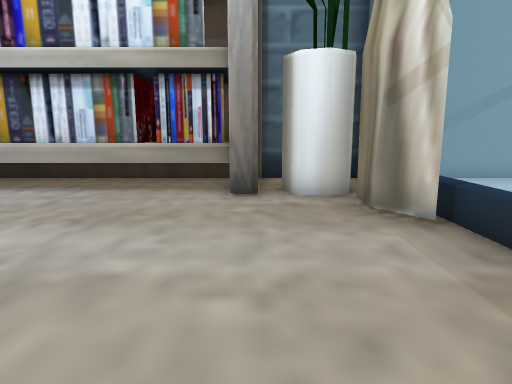
[1] (above)

17 first-person views from a walk through a scene from a Unity 3-D project. The camera is 1.4 m above the floor, tilts 10° down and sees 75° across. The floor is counted in squares, 1 m on a side. Each view is taken from the middle of a square. On the plan, view 1 faces up. The plan holds only what a view shows up to about 15 squares ahead; the rest is blank. The place goes on beyond the plan.

[2]
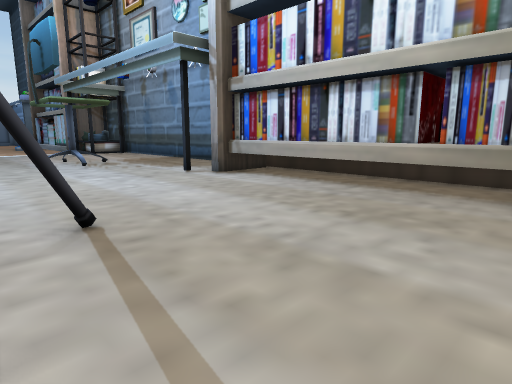

[3]
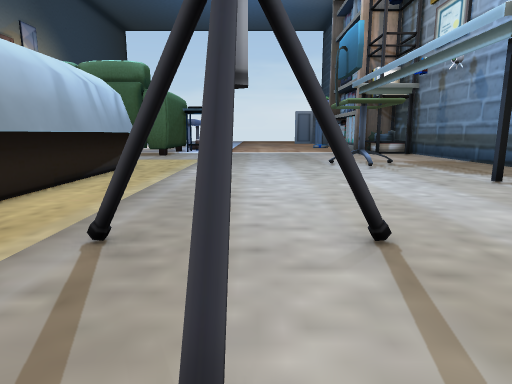

[4]
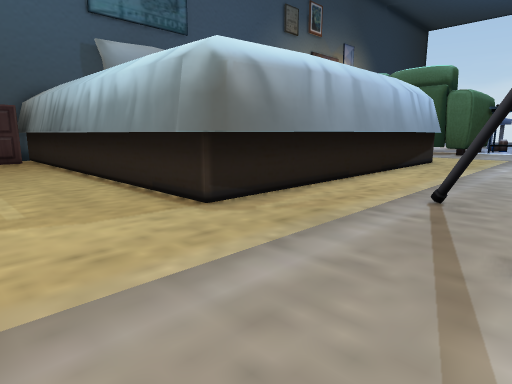

[5]
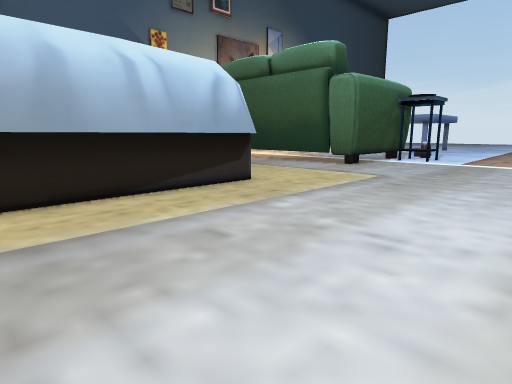

[6]
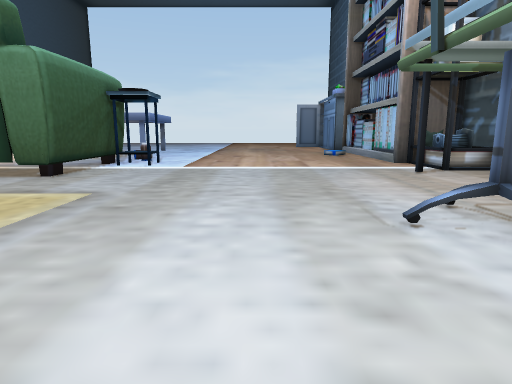

[7]
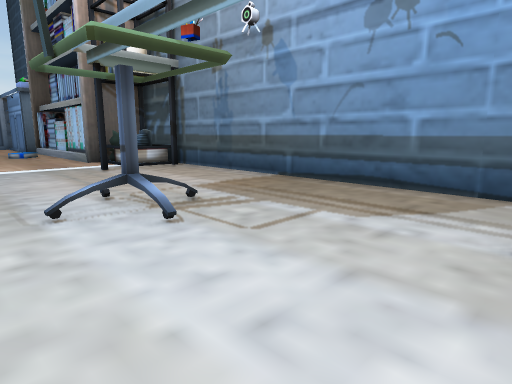

[8]
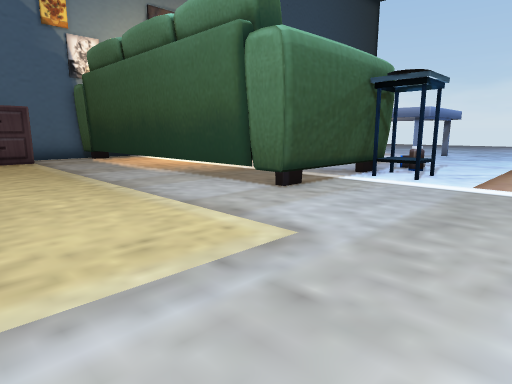

[9]
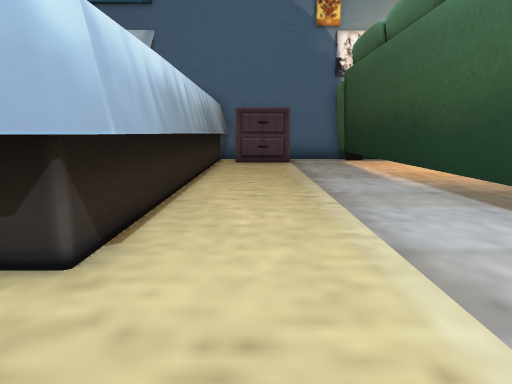

[10]
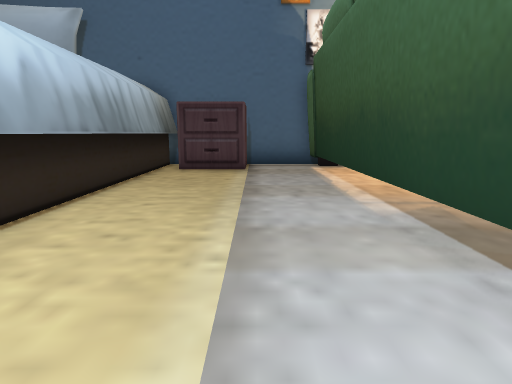

[11]
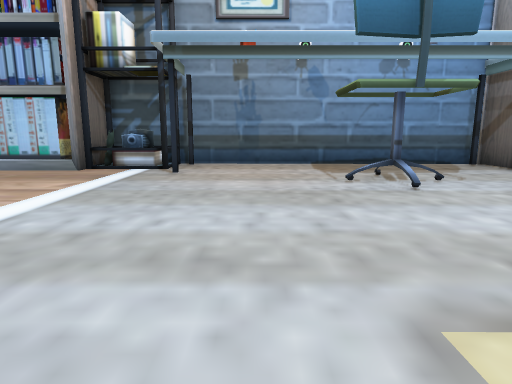

[12]
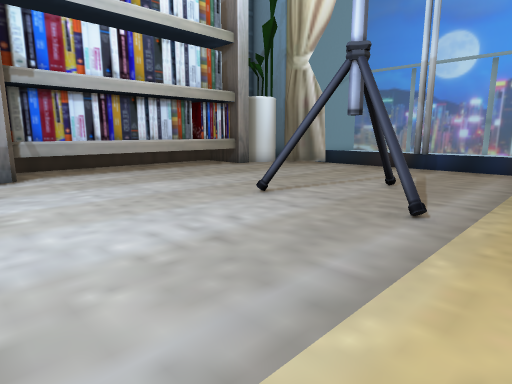

[13]
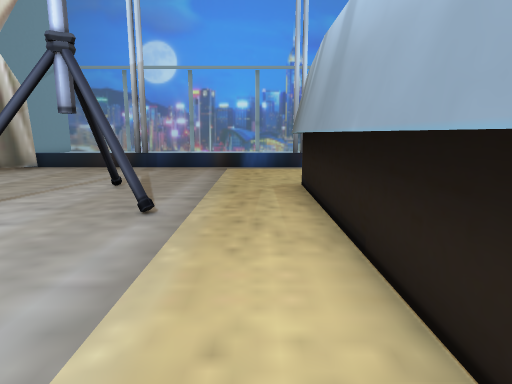

[14]
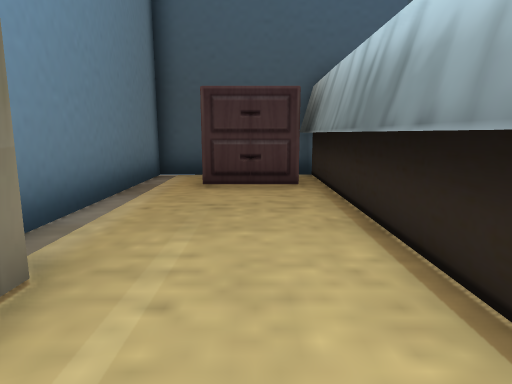

[15]
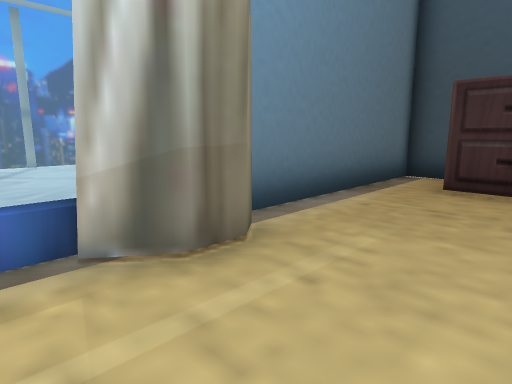

[16]
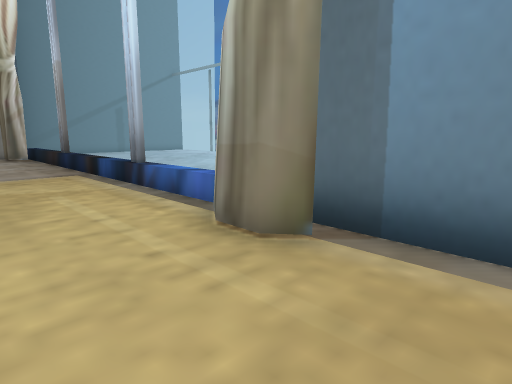

[17]
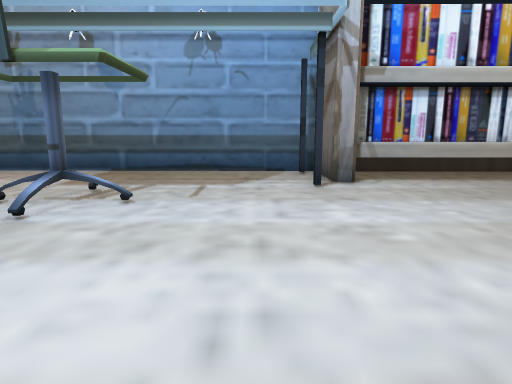

### Floor plan
Points are (right, up) in squares from view 1. A wall is a line through its corners. A room is listed if a view was taken in it or the views show most of it. See-through windows are left out.
Room 1 (views 1, 2, 3, 4, 5, 6, 7, 8, 9, 10, 11, 12, 13, 14, 15, 16, 17)
walls: (-14.9, -4.7) (-2.1, -4.7); (-5, 1.5) (-4.5, 0.7); (-4.7, 0.6) (-5.2, 1.5); (-3.2, -0.1) (-2.1, -0.1); (-9.1, 7.4) (-9.8, 7.4) (-9.8, 10.5) (-23.1, 10.5); (-2.1, -0.3) (-3.3, -0.3); (-2.3, -4.9) (-1.4, -5.6) (-1.4, -18.9); (-2.8, 8) (-9.1, 8); (-25.4, -4) (-25.4, -5.1); (-0.5, 7.8) (-9.1, 7.8); (-0.6, 8) (-2.3, 8); (0, 7.4) (-0.5, 7.4); (-26.5, -3.6) (-25.4, -3.6); (-26.5, -5.3) (-21.4, -5.3) (-21.4, -20); (-24.1, 8.5) (-25.8, 8.5); (-23.5, 9.9) (-23.5, 8) (-26.5, 8); (1.6, 7.4) (1, 7.6) (0.6, 8.3); (2.2, 6.4) (2.1, 6.9); (2.9, 5) (2.2, 6) (2.2, 7); (-24.6, 9.7) (-24.7, 8.8); (3.3, -10.3) (3.3, 2.1); (2.2, -12) (2.2, -11) (2.9, -10); (-15.1, -18.9) (-15.1, -5.3) (-1.9, -5.3) (-1.9, -18.9); (-15.5, -18.9) (-15.5, -5.5) (-14.7, -4.9); (2.6, -12.5) (2.1, -11.9) (2.2, -11.4); (-18.6, -19.2) (-18.6, -17.7) (-16, -17.7); (-1.1, -17.7) (1.4, -17.7); (1.8, -20.4) (3.3, -20.4) (3.3, -11.9)
low walls: (-22.6, -5.7) (-21.6, -5.7); (3.3, 2.4) (3.3, 5.7); (-24.1, 10.2) (-24.1, 8.5)
ways out: gap at (-3, 8)

Positions as (right, up) in squares from view 1, and headings:
1: (0, 0), facing up
2: (0, 0), facing up-left
3: (-1, 0), facing left
4: (2, 0), facing down-left
5: (-8, 2), facing down-left
6: (-11, 1), facing left
7: (-10, 2), facing up-left
8: (-15, 0), facing down-left
9: (-17, -2), facing down
10: (-19, -5), facing down
11: (-20, -5), facing up
12: (-11, -4), facing up-right
13: (-11, -4), facing right
14: (0, -9), facing down
15: (-1, -9), facing down-right
16: (-1, -15), facing up-right
17: (-12, -2), facing up
